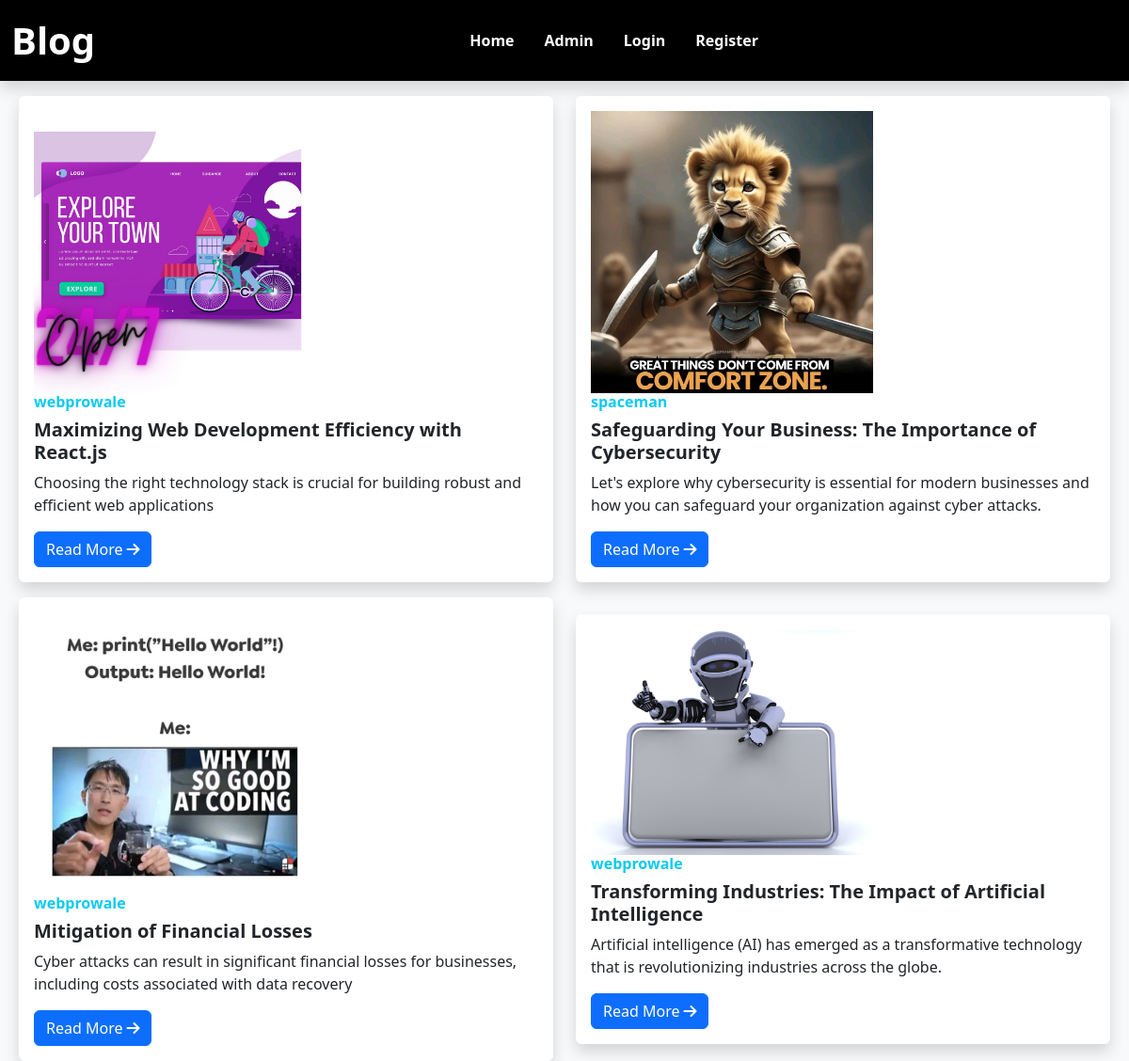
The page / on the database its author committed.
### tables this page shows
CREATE TABLE `post` (
  `id` int(11) NOT NULL,
  `title` text NOT NULL,
  `author` text NOT NULL,
  `description` text NOT NULL,
  `body` longtext NOT NULL,
  `image` varchar(255) NOT NULL,
  `create_at` timestamp NOT NULL DEFAULT current_timestamp(),
  `update_at` int(11) DEFAULT NULL
);

### index.php (the view, shortened to what this page needs)
<?php
 include("config.php");
  $sql = " SELECT * FROM post ";
  $result = mysqli_query($conn, $sql);
?>
<!DOCTYPE html>
<html lang="en">
<head>
    <link rel="stylesheet" href="https://cdn.jsdelivr.net/npm/bootstrap@5.3.2/dist/css/bootstrap.min.css">
    <link rel="stylesheet" href="https://cdnjs.cloudflare.com/ajax/libs/font-awesome/6.5.1/css/all.min.css"/>
</head>
<body>
   <div class="container-fluid p-0 bg-light">
    <?php require "./navbar.php"; ?>
    <div class="row align-items-center justify-content-center mx-2">
    <?php while($row = mysqli_fetch_array($result)){ ?>
      <div class="col-md-6">
        <div class=" card bg-white border-0 shadow mt-3">
        <div class="card-body">
          <div class="img-container">
          <img src="./images/<?= $row['image'] ?>" class="img-fluid">
          </div>
            <h3 class="fs-6 fw-bold text-info">
            <?php echo $row['author']; ?>
            </h3>
          <h5 class="card-title fw-bold fs-5">
          <?php echo $row['title']; ?>
          </h5>
          <p class="card-text lead fs-6">
          <?php echo $row['description']; ?>
          </p>
          <a href="./content.php?id=<?=$row['id'] ?>" class="card-link btn btn-primary"
            >Read More<i class="fas fa-arrow-right ms-1"></i
          ></a>
        </div>
      </div>
      </div>
     <?php } ?>
   </div>
</body>
</html>

### navbar.php (shortened to what this page needs)
<nav class="navbar navbar-expand-lg bg-black shadow">
  <div class="container-fluid">
    <a class="navbar-brand fs-1 fw-bold text-white" href="./">Blog</a>
    <div class="collapse navbar-collapse justify-content-center" id="navbarSupportedContent">
      <ul class="navbar-nav ">
        <li class="nav-item">
          <a class="nav-link active fw-semibold mx-2 text-white" aria-current="page" href="./">Home</a>
        </li>
        <li class="nav-item">
          <a class="nav-link fw-semibold mx-2 text-white" href="./admin.php">Admin</a>
        </li>
        <li class="nav-item">
          <a class="nav-link fw-semibold mx-2 text-white" href="./admin.php">Login</a>
        </li>
        <li class="nav-item">
          <a class="nav-link fw-semibold mx-2 text-white" href="./register.php">Register</a>
        </li>
      </ul>
    </div>
  </div>
</nav>

### index.php (style rules this page uses)
.img-container { min-width: 200px; max-width: 300px; min-height: 200px; max-height: 300px; overflow: hidden; }
.img-container img { width: 100%; height: 100%; object-fit: cover; }

### rows shown on the page
post: image (picture), author "webprowale", title "Maximizing Web Development Efficiency with React.js", description "Choosing the right technology stack is crucial for building robust and efficient web applications"
post: image (picture), author "spaceman", title "Safeguarding Your Business: The Importance of Cybersecurity", description "Let's explore why cybersecurity is essential for modern businesses and how you can safeguard your organization against cyber attacks."
post: image (picture), author "webprowale", title "Mitigation of Financial Losses", description "Cyber attacks can result in significant financial losses for businesses, including costs associated with data recovery"
post: image (picture), author "webprowale", title "Transforming Industries: The Impact of Artificial Intelligence", description "Artificial intelligence (AI) has emerged as a transformative technology that is revolutionizing industries across the globe."
